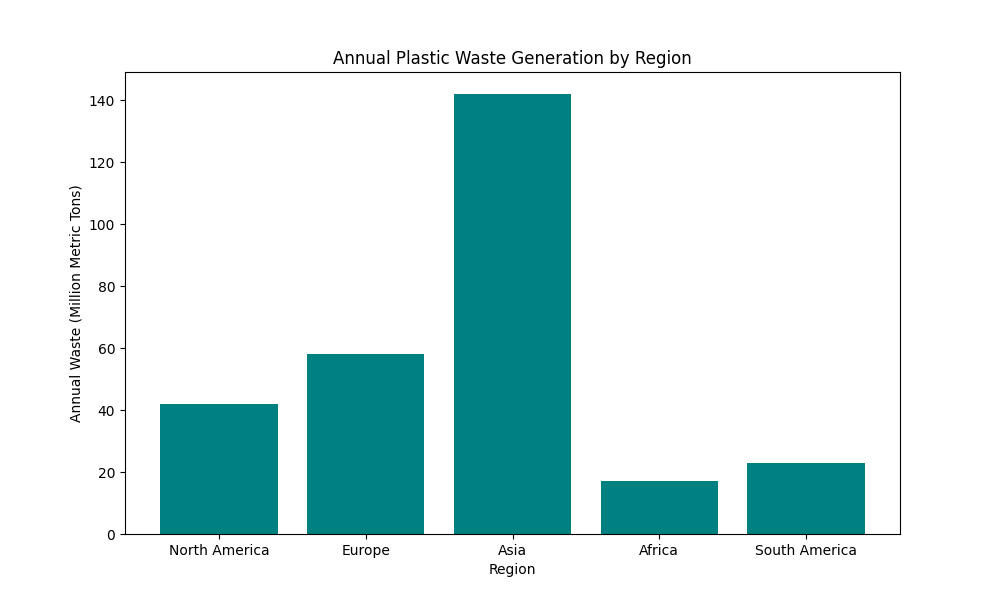

This figure's Python source:
# bar_graph.py
import matplotlib.pyplot as plt

# Data
regions = ['North America', 'Europe', 'Asia', 'Africa', 'South America']
annual_waste = [42, 58, 142, 17, 23]  # in million metric tons

# Plot
plt.figure(figsize=(10, 6))
plt.bar(regions, annual_waste, color='teal')
plt.title('Annual Plastic Waste Generation by Region')
plt.xlabel('Region')
plt.ylabel('Annual Waste (Million Metric Tons)')
plt.savefig('bar_graph.png')
plt.show()
